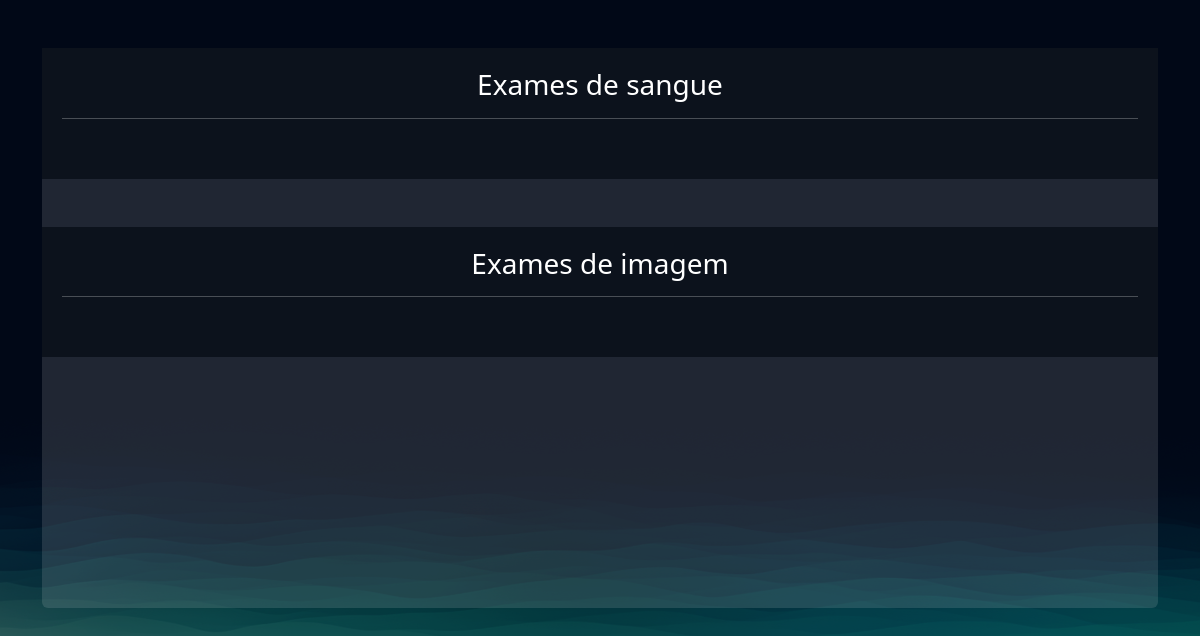
The page /exames/gerenciar_exames/ (signed in) on the database as committed earlier.
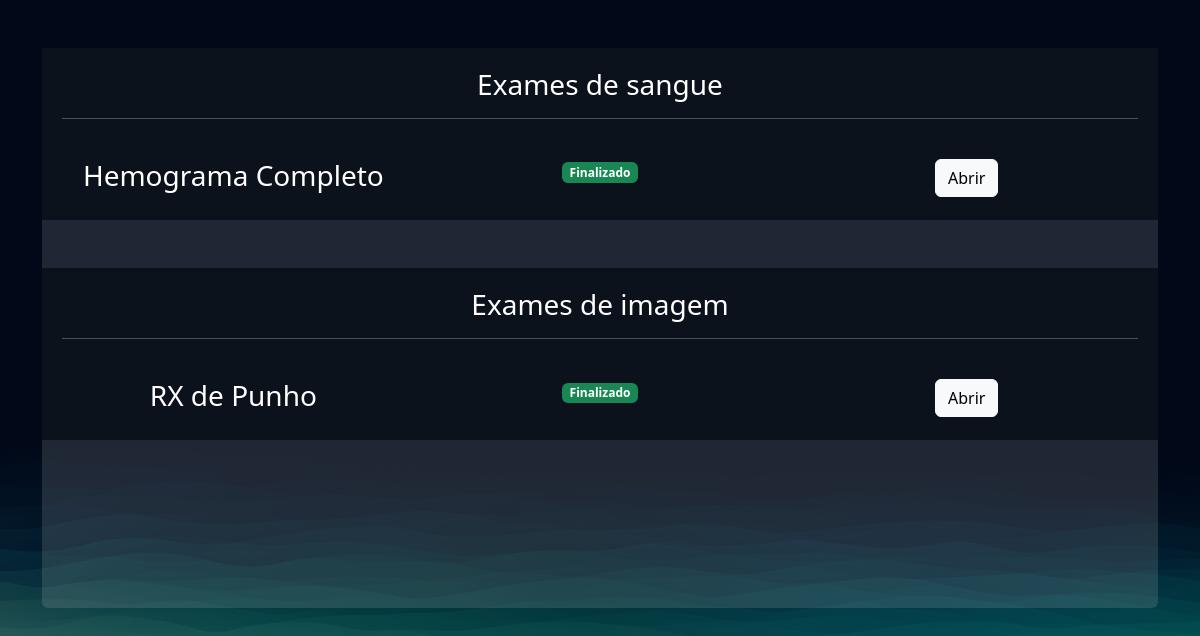
The same page on the database as committed later.
### exames/models.py (models this page shows, shortened)
class SolicitacaoExame(models.Model):
    choice_status = (
        ('E', 'Em análise'),
        ('F', 'Finalizado')
    )
    usuario = models.ForeignKey(User, on_delete=models.DO_NOTHING)
    exame = models.ForeignKey(TiposExames, on_delete=models.DO_NOTHING)
    status = models.CharField(max_length=2, choices=choice_status)
    resultado = models.FileField(upload_to="resultados", null=True, blank=True)
    requer_senha = models.BooleanField(default=False)
    senha = models.CharField(max_length=6, null=True, blank=True)
    def badge_template(self):
        if self.status == 'E':
            classes = 'bg-warning text-dark'
            texto = "Em análise"
        elif self.status == 'F':
            classes = 'bg-success'
            texto = "Finalizado"
        return mark_safe(f'<span class="badge {classes}">{texto}</span>')

class TiposExames(models.Model):
    tipo_choices = (
        ('I', 'Exames de Imagem'),
        ('S', 'Exames de Sangue')
    )
    nome = models.CharField(max_length=50)
    tipo = models.CharField(max_length=1)
    preco = models.FloatField()
    disponivel = models.BooleanField(default=True)
    horario_inicial = models.IntegerField()
    horario_final = models.IntegerField()

### exames/views.py (the view)
# urls.py: path('gerenciar_exames/', views.gerenciar_exames, name="gerenciar_exames"),
@login_required
def gerenciar_exames(request):
    exames = SolicitacaoExame.objects.filter(usuario=request.user)
    return render(request, 'gerenciar_exames.html', {'exames': exames})

### exames/templates/gerenciar_exames.html (shortened to what this page needs)
{% extends "bases/base.html" %}
{% load static %}
{% block 'head' %}
    <link href="{% static 'exames/css/css.css' %}" rel="stylesheet">
    <link href="{% static 'exames/css/gerenciar_pedidos.css' %}" rel="stylesheet">
    <link href="{% static 'exames/css/gerenciar_exames.css' %}" rel="stylesheet">
{% endblock 'head' %}
{% block 'conteudo' %}
    <br>
    <br>
    <div class="container">
        <div class="card card-view">
            <div class="sub-card">
                <h3>Exames de sangue</h3>
                <hr>
                <br>
                {% for exame in exames %}
                    {% if exame.exame.tipo == 'S' %}
                        <div class="row">
                            <div class="col-md"><h3>{{exame.exame.nome}}</h3></div>
                            <div class="col-md">
                                {{exame.badge_template}}
                            </div>
                            <div class="col-md">
                                {% if exame.status == 'F' %}
                                    <a href="{% url 'permitir_abrir_exame' exame.id %}" class="btn btn-light">Abrir</a>
                                {% else %}
                                    <a href="#" class="btn btn-light disabled">Abrir</a>
                                {% endif %}
                            </div>
                        </div>
                    {% endif %}
                {% endfor %}
            </div>
            <br>
            <br>
            <div class="sub-card">
                <h3>Exames de imagem</h3>
                <hr>
                <br>
                {% for exame in exames %}
                    {% if exame.exame.tipo == 'I' %}
                        <div class="row">
                            <div class="col-md"><h3>{{exame.exame.nome}}</h3></div>
                            <div class="col-md">
                                {{exame.badge_template}}
                            </div>
                            <div class="col-md">
                                {% if exame.status == 'F' %}
                                    <a href="{% url 'permitir_abrir_exame' exame.id %}" class="btn btn-light">Abrir</a>
                                {% else %}
                                    <a href="#" class="btn btn-light disabled">Abrir</a>
                                {% endif %}
                            </div>
                        </div>
                    {% endif %}
                {% endfor %}
            </div>
        </div>
    </div>
{% endblock 'conteudo' %}

Rows that differ between the two databases and show on the page:
added SolicitacaoExame: exame.nome "Hemograma Completo", badge_template "Finalizado", shows "Abrir", shown under "Exames de sangue"
added SolicitacaoExame: exame.nome "RX de Punho", badge_template "Finalizado", shows "Abrir", shown under "Exames de imagem"
